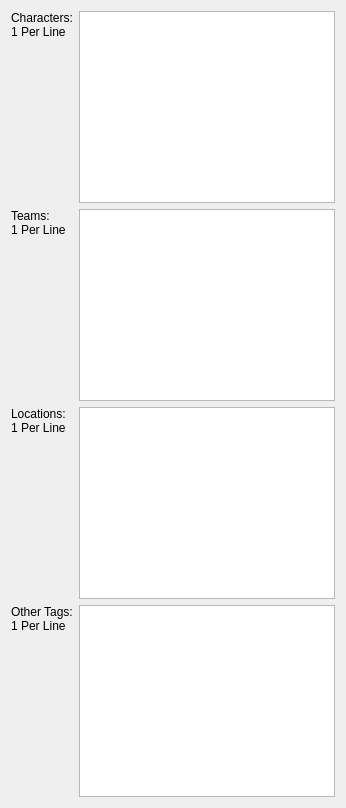
            <widget class="QWidget" name="tab_4">
             <attribute name="title">
              <string>Other</string>
             </attribute>
             <layout class="QGridLayout" name="gridLayout_3">
              <item row="0" column="0">
               <layout class="QFormLayout" name="formLayout_11">
                <property name="fieldGrowthPolicy">
                 <enum>QFormLayout::ExpandingFieldsGrow</enum>
                </property>
                <property name="labelAlignment">
                 <set>Qt::AlignLeading|Qt::AlignLeft|Qt::AlignTop</set>
                </property>
                <item row="1" column="0">
                 <widget class="QLabel" name="label_29">
                  <property name="text">
                   <string>Characters:
1 Per Line</string>
                  </property>
                  <property name="alignment">
                   <set>Qt::AlignLeading|Qt::AlignLeft|Qt::AlignTop</set>
                  </property>
                  <property name="buddy">
                   <cstring>teCharacters</cstring>
                  </property>
                 </widget>
                </item>
                <item row="1" column="1">
                 <widget class="QTextEdit" name="teCharacters">
                  <property name="enabled">
                   <bool>true</bool>
                  </property>
                  <property name="sizePolicy">
                   <sizepolicy hsizetype="Expanding" vsizetype="Maximum">
                    <horstretch>0</horstretch>
                    <verstretch>0</verstretch>
                   </sizepolicy>
                  </property>
                  <property name="minimumSize">
                   <size>
                    <width>0</width>
                    <height>0</height>
                   </size>
                  </property>
                  <property name="maximumSize">
                   <size>
                    <width>16777215</width>
                    <height>16777215</height>
                   </size>
                  </property>
                  <property name="acceptDrops">
                   <bool>false</bool>
                  </property>
                  <property name="acceptRichText">
                   <bool>false</bool>
                  </property>
                 </widget>
                </item>
                <item row="2" column="0">
                 <widget class="QLabel" name="label_30">
                  <property name="text">
                   <string>Teams:
1 Per Line</string>
                  </property>
                  <property name="alignment">
                   <set>Qt::AlignLeading|Qt::AlignLeft|Qt::AlignTop</set>
                  </property>
                  <property name="buddy">
                   <cstring>teTeams</cstring>
                  </property>
                 </widget>
                </item>
                <item row="2" column="1">
                 <widget class="QTextEdit" name="teTeams">
                  <property name="sizePolicy">
                   <sizepolicy hsizetype="Expanding" vsizetype="Maximum">
                    <horstretch>0</horstretch>
                    <verstretch>0</verstretch>
                   </sizepolicy>
                  </property>
                  <property name="maximumSize">
                   <size>
                    <width>16777215</width>
                    <height>16777215</height>
                   </size>
                  </property>
                  <property name="acceptDrops">
                   <bool>false</bool>
                  </property>
                  <property name="acceptRichText">
                   <bool>false</bool>
                  </property>
                 </widget>
                </item>
                <item row="3" column="0">
                 <widget class="QLabel" name="label_27">
                  <property name="text">
                   <string>Locations:
1 Per Line</string>
                  </property>
                  <property name="alignment">
                   <set>Qt::AlignLeading|Qt::AlignLeft|Qt::AlignTop</set>
                  </property>
                  <property name="buddy">
                   <cstring>teLocations</cstring>
                  </property>
                 </widget>
                </item>
                <item row="3" column="1">
                 <widget class="QTextEdit" name="teLocations">
                  <property name="sizePolicy">
                   <sizepolicy hsizetype="Expanding" vsizetype="Maximum">
                    <horstretch>0</horstretch>
                    <verstretch>0</verstretch>
                   </sizepolicy>
                  </property>
                  <property name="maximumSize">
                   <size>
                    <width>16777215</width>
                    <height>16777215</height>
                   </size>
                  </property>
                  <property name="acceptDrops">
                   <bool>false</bool>
                  </property>
                  <property name="acceptRichText">
                   <bool>false</bool>
                  </property>
                 </widget>
                </item>
                <item row="4" column="0">
                 <widget class="QLabel" name="label_28">
                  <property name="text">
                   <string>Other Tags:
1 Per Line</string>
                  </property>
                  <property name="alignment">
                   <set>Qt::AlignLeading|Qt::AlignLeft|Qt::AlignTop</set>
                  </property>
                  <property name="buddy">
                   <cstring>teTags</cstring>
                  </property>
                 </widget>
                </item>
                <item row="4" column="1">
                 <widget class="QTextEdit" name="teTags">
                  <property name="sizePolicy">
                   <sizepolicy hsizetype="Expanding" vsizetype="Maximum">
                    <horstretch>0</horstretch>
                    <verstretch>0</verstretch>
                   </sizepolicy>
                  </property>
                  <property name="maximumSize">
                   <size>
                    <width>16777215</width>
                    <height>16777215</height>
                   </size>
                  </property>
                  <property name="baseSize">
                   <size>
                    <width>0</width>
                    <height>100</height>
                   </size>
                  </property>
                  <property name="acceptDrops">
                   <bool>false</bool>
                  </property>
                  <property name="acceptRichText">
                   <bool>false</bool>
                  </property>
                 </widget>
                </item>
               </layout>
              </item>
             </layout>
            </widget>
